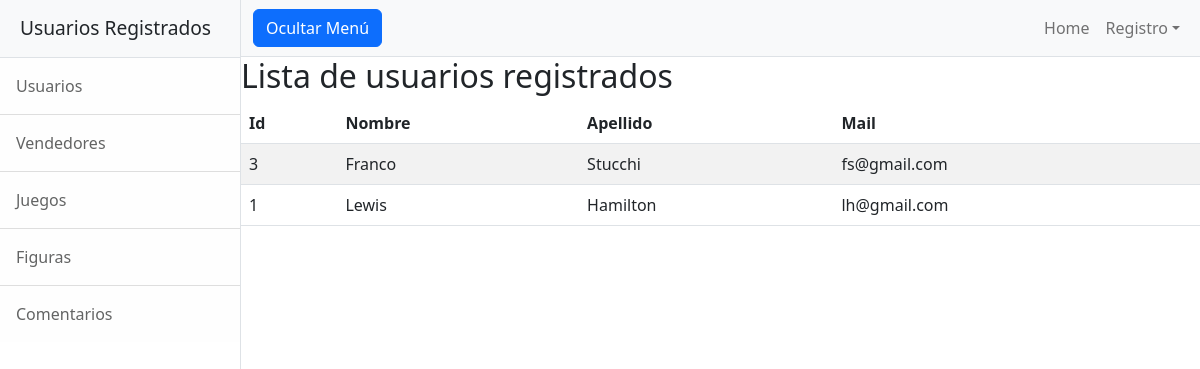
The page /aplicacion1/usuarios/ on the database its author committed.
### aplicacion1/models.py (models this page shows, shortened)
class usuarios(models.Model):
    nombre = models.CharField(max_length=50)
    apellido = models.CharField(max_length=50)
    email = models.EmailField()
    class Meta:
        verbose_name = "usuario"
        verbose_name_plural = "usuarios"
        ordering = ['nombre']

### aplicacion1/views.py (the view)
# urls.py: path('usuarios/', usuario, name="usuarios" ),
def usuario(request):
    contexto = {'usuarios': usuarios.objects.all() }
    return render(request, "aplicacion1/usuarios.html", contexto)

### aplicacion1/templates/aplicacion1/usuarios.html
{% extends 'aplicacion1/home.html'%}
{%block pagina%}
    <div class="sidebar-heading border-bottom bg-light">Usuarios Registrados</div>
{% endblock pagina%}
{% block contenido%}
    <h2>Lista de usuarios registrados</h2>
    <table class="table table-striped">
        <thead>
            <tr>
                <th>Id</th>
                <th>Nombre</th>
                <th>Apellido</th>
                <th>Mail</th>
            </tr>
        </thead>
        <tbody>
    {% for u in usuarios %}
            <tr>
                <td>{{u.id}}</td>
                <td>{{u.nombre}}</td>
                <td>{{u.apellido}}</td>
                <td>{{u.email}}</td>
            </tr>
    {%endfor%}
        </tbody>
    </table>
{% endblock contenido%}

### rows shown on the page
usuarios: id "3", nombre "Franco", apellido "Stucchi", email "fs@gmail.com"
usuarios: id "1", nombre "Lewis", apellido "Hamilton", email "lh@gmail.com"
